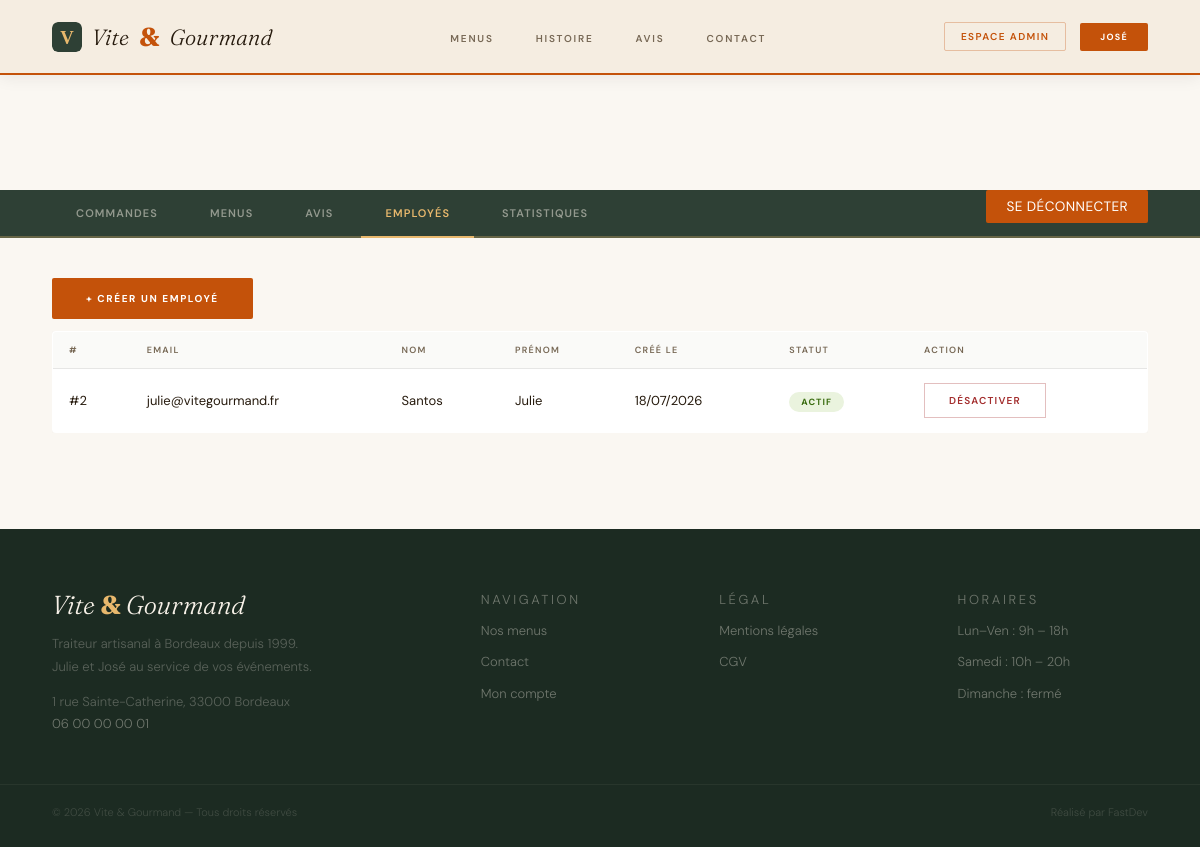
The page /admin/employes (signed in) on the database its author committed.
### tables this page shows
CREATE TABLE `utilisateur` (
  `utilisateur_id`    INT          NOT NULL AUTO_INCREMENT,
  `role_id`           INT          NOT NULL,
  `email`             VARCHAR(180) NOT NULL UNIQUE,
  `password`          VARCHAR(255) NOT NULL,
  `nom`               VARCHAR(80)  NOT NULL,
  `prenom`            VARCHAR(80)  NOT NULL,
  `telephone`         VARCHAR(20)  NOT NULL,
  `adresse`           VARCHAR(200) NOT NULL,
  `ville`             VARCHAR(100) NOT NULL,
  `code_postal`       VARCHAR(10)  NOT NULL,
  `pays`              VARCHAR(50)  NOT NULL,
  `actif`             BOOLEAN      NOT NULL DEFAULT 1,
  `created_at`        DATETIME     NOT NULL DEFAULT CURRENT_TIMESTAMP,
  PRIMARY KEY (`utilisateur_id`),
  CONSTRAINT `fk_util_role` FOREIGN KEY (`role_id`) REFERENCES `role`(`role_id`)
);

### core/Controller.php (called while the page is built, shortened)
<?php
abstract class Controller
{
    protected function render(string $view, array $data = []): void
    {
        extract($data);
        $viewPath = VIEWS_PATH . '/' . $view . '.php';
        require VIEWS_PATH . '/layouts/header.php';
        require $viewPath;
        require VIEWS_PATH . '/layouts/footer.php';
    }
}

### app/Controllers/AdminController.php (called while the page is built, shortened)
<?php
class AdminController extends Controller
{
    private UserModel $userModel;
    public function __construct()
    {
        $this->userModel     = new UserModel();
    }
    public function employes(): void
    {
        $employes = $this->userModel->getEmployes();
        $this->render('admin/employes', [
            'title'    => 'Gestion des employés',
            'employes' => $employes,
            'csrf'     => $this->csrfField(),
        ]);
    }
}

### public/index.php (called while the page is built, shortened)
<?php
require_once __DIR__ . '/../vendor/autoload.php';
require_once __DIR__ . '/../core/autoload.php';
require_once __DIR__ . '/../core/Router.php';
$router = new Router();
$router->add('GET',  '/',           'HomeController',  'index');
$router->add('GET',  '/menus',      'MenuController',  'index');
$router->add('GET',  '/menus/:id',  'MenuController',  'detail');
$router->add('GET',  '/connexion',   'AuthController', 'login');
$router->add('POST', '/connexion',   'AuthController', 'login');
$router->add('GET',  '/inscription', 'AuthController', 'register');
$router->add('POST', '/inscription', 'AuthController', 'register');
$router->add('POST', '/deconnexion', 'AuthController', 'logout');
$router->add('GET',  '/commande', 'CommandeController', 'index');
$router->add('POST', '/commande', 'CommandeController', 'store');
$router->add('GET',  '/mon-compte',               'UserController', 'index');
$router->add('GET',  '/mon-compte/commandes/:id', 'UserController', 'commande');
$router->add('POST', '/mon-compte/annuler',       'UserController', 'cancelCommande');
$router->add('GET',  '/mon-compte/profil',        'UserController', 'profil');
$router->add('POST', '/mon-compte/profil',        'UserController', 'profil');
$router->add('GET',  '/employe',              'EmployeController', 'index');
$router->add('GET',  '/employe/commande',     'EmployeController', 'commande');
$router->add('POST', '/employe/statut',       'EmployeController', 'updateStatut');
$router->add('GET',  '/employe/menus',        'EmployeController', 'menus');
$router->add('POST', '/employe/menus/toggle', 'EmployeController', 'toggleMenu');
$router->add('GET',  '/employe/avis',         'EmployeController', 'avis');
$router->add('POST', '/employe/avis/update',  'EmployeController', 'updateAvis');
$router->add('GET',  '/admin',                  'AdminController', 'index');
$router->add('GET',  '/admin/commande',         'AdminController', 'commande');
$router->add('POST', '/admin/statut',           'AdminController', 'updateStatut');
$router->add('GET',  '/admin/menus',            'AdminController', 'menus');
$router->add('POST', '/admin/menus/toggle',     'AdminController', 'toggleMenu');
$router->add('POST', '/admin/menus/stock',      'AdminController', 'updateStock');
$router->add('GET',  '/admin/avis',             'AdminController', 'avis');
$router->add('POST', '/admin/avis/update',      'AdminController', 'updateAvis');
$router->add('GET',  '/admin/employes',         'AdminController', 'employes');
$router->add('GET',  '/admin/employes/create',  'AdminController', 'createEmploye');
$router->add('POST', '/admin/employes/create',  'AdminController', 'createEmploye');
$router->add('POST', '/admin/employes/toggle',  'AdminController', 'toggleEmploye');
$router->add('GET',  '/admin/stats',            'AdminController', 'stats');
$router->add('GET',  '/contact', 'ContactController', 'index');
$router->add('POST', '/contact', 'ContactController', 'index');
$router->add('GET', '/mentions-legales', 'LegalController', 'mentions');
$router->add('GET', '/cgv',              'LegalController', 'cgv');
$router->add('GET',  '/mot-de-passe-oublie',          'AuthController', 'forgotPassword');
$router->add('POST', '/mot-de-passe-oublie',          'AuthController', 'forgotPassword');
$router->add('GET',  '/reinitialiser-mot-de-passe',   'AuthController', 'resetPassword');
$router->add('POST', '/reinitialiser-mot-de-passe',   'AuthController', 'resetPassword');
$router->dispatch();

### core/autoload.php (called while the page is built, shortened)
<?php
spl_autoload_register(function (string $class): void {
    $paths = [
        ROOT_PATH . '/app/Controllers/' . $class . '.php',
        ROOT_PATH . '/app/Models/' . $class . '.php',
        ROOT_PATH . '/core/' . $class . '.php',
    ];
    foreach ($paths as $path) {
        if (file_exists($path)) {
            return;
        }
    }
});

### core/Database.php (called while the page is built, shortened)
<?php
class Database
{
    private static ?PDO $instance = null;
    private static bool $pingDone = false;
    public static function getInstance(): PDO
    {
        if (!self::$pingDone) {
            self::$pingDone = true;
            try {
                self::$instance->query('SELECT 1');
            } catch (PDOException $e) {
                self::$instance = null;
                self::connect();
            }
        }
        return self::$instance;
    }
    private static function connect(): void
    {
        try {
            self::$instance = new PDO(
                'mysql:host=' . DB_HOST . ';port=' . DB_PORT . ';dbname=' . DB_NAME . ';charset=' . DB_CHARSET,
                DB_USER,
                DB_PASS,
                [
                    PDO::ATTR_ERRMODE                  => PDO::ERRMODE_EXCEPTION,
                    PDO::ATTR_DEFAULT_FETCH_MODE       => PDO::FETCH_ASSOC,
                    PDO::ATTR_EMULATE_PREPARES         => false,
                    PDO::ATTR_PERSISTENT               => true,
                    PDO::MYSQL_ATTR_INIT_COMMAND       => "SET NAMES 'utf8mb4'",
                    PDO::MYSQL_ATTR_USE_BUFFERED_QUERY => true,
                ]
            );
        } catch(PDOException $e) {
            error_log('Database connection error: ' . $e->getMessage());
            die('Erreur de connexion à la base de données. Veuillez réessayer plus tard.');
        }
    }
}

### core/Model.php (called while the page is built, shortened)
<?php
abstract class Model
{
    public function __construct()
    {
        $this->db = Database::getInstance();
    }
}

### app/Models/UserModel.php (called while the page is built, shortened)
<?php
class UserModel extends Model
{
    public function getEmployes(): array
    {
        $stmt = $this->db->query('
            SELECT u.*, r.libelle AS role
            FROM utilisateur u
            JOIN role r ON u.role_id = r.role_id
            WHERE u.role_id = 2
            ORDER BY u.created_at DESC
        ');
        return $stmt->fetchAll();
    }
}

### app/Views/admin/employes.php (the view, shortened to what this page needs)
<main>
<section class="employe-s">
    <div class="user-nav">
        <a href="/admin" class="user-nav-link">Commandes</a>
        <a href="/admin/menus" class="user-nav-link">Menus</a>
        <a href="/admin/avis" class="user-nav-link">Avis</a>
        <a href="/admin/employes" class="user-nav-link active">Employés</a>
        <a href="/admin/stats" class="user-nav-link">Statistiques</a>
        <form method="POST" action="/deconnexion" style="display:inline;"><?= $_csrf_field ?><button type="submit" class="user-nav-link user-nav-logout">Se déconnecter</button></form>
    </div>
    <div class="wrap">
        <div style="margin-bottom: 24px;">
            <a href="/admin/employes/create" class="hbtn"><span>+ Créer un employé</span></a>
        </div>
        <div class="employe-table-wrap">
            <table class="employe-table">
                <thead>
                    <tr>
                        <th>#</th>
                        <th>Email</th>
                        <th>Nom</th>
                        <th>Prénom</th>
                        <th>Créé le</th>
                        <th>Statut</th>
                        <th>Action</th>
                    </tr>
                </thead>
                <tbody>
                    <?php if (empty($employes)): ?>
                        <tr><td colspan="7" style="text-align:center;padding:24px;color:#776855;">Aucun employé</td></tr>
                    <?php else: ?>
                        <?php foreach ($employes as $employe): ?>
                        <tr>
                            <td>#<?= $employe['utilisateur_id'] ?></td>
                            <td><?= htmlspecialchars($employe['email']) ?></td>
                            <td><?= htmlspecialchars($employe['nom']) ?></td>
                            <td><?= htmlspecialchars($employe['prenom']) ?></td>
                            <td><?= date('d/m/Y', strtotime($employe['created_at'])) ?></td>
                            <td>
                                <span class="commande-statut <?= $employe['actif'] ? 'commande-statut-livree' : 'commande-statut-annulee' ?>">
                                    <?= $employe['actif'] ? 'Actif' : 'Inactif' ?>
                                </span>
                            </td>
                            <td>
                                <form method="POST" action="/admin/employes/toggle" style="display:inline;">
                                    <button type="submit" class="commande-annuler-btn">
                                        <?= $employe['actif'] ? 'Désactiver' : 'Activer' ?>
                                    </button>
                                </form>
                            </td>
                        </tr>
                        <?php endforeach; ?>
                    <?php endif; ?>
                </tbody>
            </table>
        </div>
    </div>
</section>
</main>

### core/Router.php (shortened to what this page needs)
<?php
class Router
{
    private array $routes = [];
    public function add(string $method, string $path, string $controller, string $action): void
    {
        $this->routes[] = [
            'method' => strtoupper($method),
            'path' => $path,
            'controller' => $controller,
            'action' => $action,
        ];
    }
    public function dispatch(): void
    {
        $method = $_SERVER['REQUEST_METHOD'];
        $uri = parse_url($_SERVER['REQUEST_URI'], PHP_URL_PATH);
        $uri = $uri ?: '/';
        foreach ($this->routes as $route) {
            if ($route['method'] !== $method) continue;
            $pattern = preg_replace('#:([a-zA-Z]+)#', '([^/]+)', $route['path']);
            $pattern = '#^' . $pattern . '$#';
            if (preg_match($pattern, $uri, $matches)) {
                $action          = $route['action'];
                $controller      = new $controllerClass();
                $controller->$action();
                return;
            }
        }
        require VIEWS_PATH . '/layouts/header.php';
        require VIEWS_PATH . '/layouts/footer.php';
    }
}

### public/assets/css/style.css (style rules this page uses)
*, *::before, *::after { box-sizing: border-box; margin: 0; padding: 0; }
html { font-size: 16px; scroll-behavior: smooth; }
body { font-family: 'DM Sans', system-ui, sans-serif; background: #FAF7F2; color: #261A0D; overflow-x: hidden; }
a { text-decoration: none; color: inherit; }
.hbtn { position: relative; overflow: hidden; padding: 14px 34px; background: #C4520A; color: #fff; font-size: 10px; font-weight: 700; letter-spacing: .16em; text-transform: uppercase; border-radius: 2px; border: none; cursor: pointer; font-family: 'DM Sans', system-ui, sans-serif; }
.hbtn::after { content: none; }
.hbtn span { position: relative; z-index: 1; }
.wrap { max-width: 100%; margin: 0 auto; padding: 0 52px; }
.user-nav { display: flex; gap: 4px; margin-bottom: 48px; background: #2E4035; padding: 0 52px; align-items: stretch; border-bottom: 2px solid rgba(232,184,109,.3); }
.user-nav > form { margin-left: auto; display: flex; align-items: center; }
.user-nav-link { padding: 16px 24px; font-size: 11px; font-weight: 600; letter-spacing: .1em; text-transform: uppercase; color: rgba(247,241,232,.5); border-bottom: 2px solid transparent; margin-bottom: -2px; display: flex; align-items: center; transition: color .2s, border-color .2s; }
.user-nav-link.active { color: #E8B86D; border-color: #E8B86D; }
.user-nav-logout { color: #fff !important; background: #C4520A; border-radius: 2px; padding: 8px 20px !important; display: flex; align-items: center; align-self: center; margin-top: 0; border: none; cursor: pointer; font: inherit; font-size: .85rem; letter-spacing: .03em; text-transform: uppercase; }
.commande-statut { font-size: 9px; font-weight: 700; letter-spacing: .12em; text-transform: uppercase; padding: 4px 12px; border-radius: 20px; align-self: flex-start; }
.commande-statut-livree { background: #EAF3DE; color: #3B6D11; }
.commande-annuler-btn { padding: 10px 24px; border: 1.5px solid rgba(163,45,45,.3); color: #A32D2D; font-size: 10px; font-weight: 600; letter-spacing: .12em; text-transform: uppercase; background: transparent; cursor: pointer; font-family: 'DM Sans', system-ui, sans-serif; transition: background .2s, color .2s; }
.employe-s { padding: 0 0 96px 0; margin-top: 75px; }
.employe-table-wrap { overflow-x: auto; }
.employe-table { width: 100%; border-collapse: collapse; font-size: 13px; background: #fff; border: 1px solid rgba(0,0,0,.08); border-radius: 4px; overflow: hidden; box-shadow: 0 2px 12px rgba(38,26,13,.04); }
.employe-table th { padding: 12px 16px; text-align: left; font-size: 9px; font-weight: 600; letter-spacing: .14em; text-transform: uppercase; color: #776855; background: #FAFAF8; border-bottom: 1px solid rgba(0,0,0,.08); }
.employe-table td { padding: 14px 16px; border-bottom: 1px solid #F2EAE0; color: #261A0D; vertical-align: middle; }
.employe-table tr:last-child td { border-bottom: none; }

### rows shown on the page
utilisateur: utilisateur_id "2", email "julie@vitegourmand.fr", nom "Santos", prenom "Julie", created_at "18/07/2026", actif "ACTIF"
